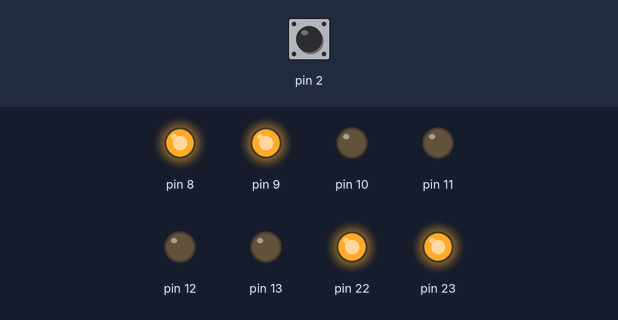
This sketch was run on a simulated Arduino Uno, built with avr-gcc and run on an emulated ATmega328P. Shown: output pins drawn as LEDs (lit = HIGH). The test bench sets the inputs (shaded band); at power-on: pin 2 HIGH.

Above: at 0.8 s.
0.9 s: pin 2 pulled LOW for 0.15 s
At 0.97 s:
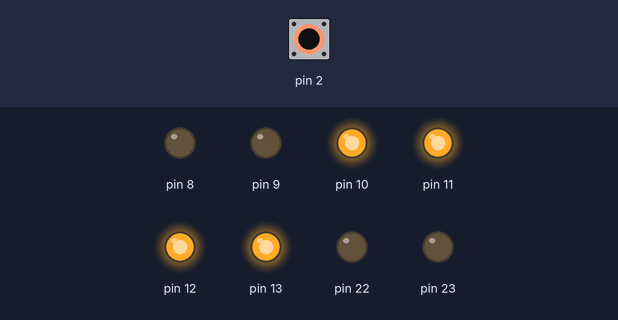
2.5 s: pin 2 pulled LOW for 3.2 s
At 6.7 s:
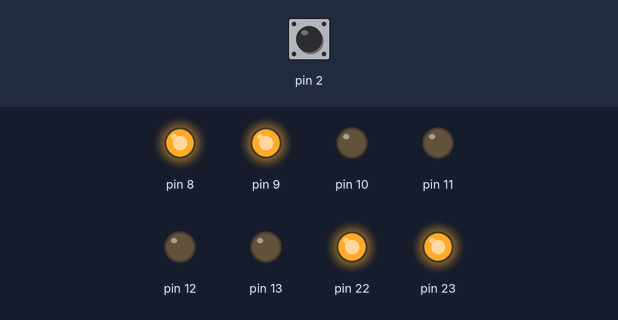
Timing chart, 0 to 8.2 s (numbered marks = the images above; inputs shaded):
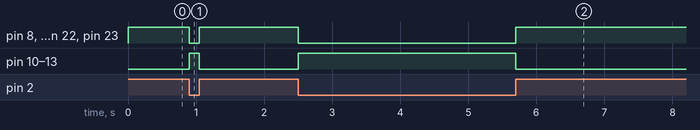

The sketch:

Lab4-SimpleButton.ino
```cpp
/*
   Demo of the simplest on/off button code
   Button connected to PD2
   LEDs connected to PB0..PB7
*/

// ------- Preamble -------- //
#include <avr/io.h>
#include <util/delay.h>

int main(void) {
  // -------- Inits --------- //
  PORTD |= (1 << PD2);  /* initialize pullup resistor on our input pin */
  DDRB = 0xff;                           /* set up all LEDs for output */

  // ------ Event loop ------ //
  while (1) {
    if (bit_is_clear(PIND, PD2)) {            /* look for button press */
                      /* equivalent to if ((PIND & (1 << PD2)) == 0 ){ */
      PORTB = 0b00111100;                                   /* pressed */
    }
    else {                                              /* not pressed */
      PORTB = 0b11000011;
    }
  }                                                  /* End event loop */
  return (0);
}
```

Measured:
- after the input at 0.9 s, pin 8, pin 9, pin 22, pin 23: HIGH → LOW at once, → HIGH 0.15 s later; pin 10–13: LOW → HIGH at once, → LOW 0.15 s later
- after the input at 2.5 s, pin 8, pin 9, pin 22, pin 23: HIGH → LOW at once, → HIGH 3.2 s later; pin 10–13: LOW → HIGH at once, → LOW 3.2 s later
